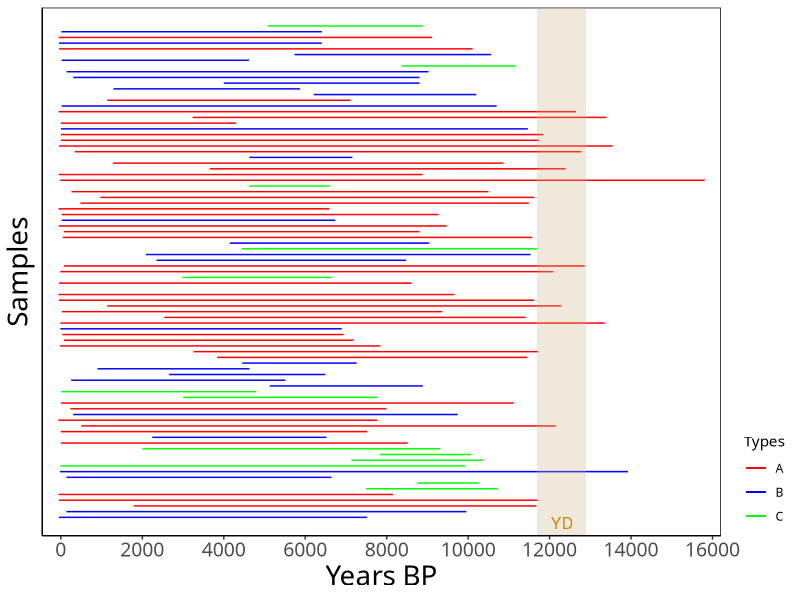

This chart was generated by the following R code:
# change this to your own directory
setwd("C:/Users/user1/Documents/GitHub/ggplot2_tutorial/time_ranges")


library(readr)
library(ggplot2)

data <- read_csv("data/age_data.csv")

p <- ggplot()

for(i in 1:nrow(data)){
  x <- c(data$min_year[i],data$max_year[i])
  y <- c(data$arrangement[i],data$arrangement[i])
  plot.data <- data.frame(x = x,
                          y = y,
                          type = data$class[i])
  p <- p +
    geom_line(data=plot.data, aes(x=x,y=y,color=type))
  
  cat("finishing sample",i,"\n")
}


p <- p +
  theme(panel.grid.major = element_blank(), panel.grid.minor = element_blank(),
        panel.background = element_rect(colour="black", fill = NA), 
        axis.line = element_line(color = "black"),
        axis.text.y = element_blank(),
        axis.ticks.y = element_blank(),
        legend.justification = c(0, 0),
        axis.text.x = element_text(size = 14),
        #axis.ticks.x = element_blank(),
        axis.title = element_text(size = 20),
        legend.position = "right",
        text = element_text(family='Kai'),
        legend.background = element_rect(colour=NA, fill = NA),
        legend.key = element_rect(colour = "white", fill = NA)
  )+
  #customize your colors here, change the Type1, Type2, Type3 into Best, Shorter, Problem, etc.
  scale_color_manual( values = c(
    "type1" = "red",
    "type2" = "blue",
    "type3" = "green"
  ),
  labels = c("A","B","C"))+
  #---------------------------
  #if you want to have a shaded vertical bar, use this section; otherwise, delete this section

  annotate("rect", fill = "tan", xmin = 11700, xmax = 12900, ymin = -Inf, ymax = Inf,
         alpha = .3)+
  annotate("text", x = 12300, y = 0, label = "YD", size = 4, color = 'orange3')+

  #--------------------------
  
  labs(y = "Samples",
       x = "Years BP",
       color = "Types")+
  scale_x_continuous( expand = c(0.025, 0.025),breaks = scales::pretty_breaks(n = 10))+
  scale_y_continuous(limits=c(0,nrow(data)),expand = c(0.025, 0.02),breaks = scales::pretty_breaks(n = 10))

p
